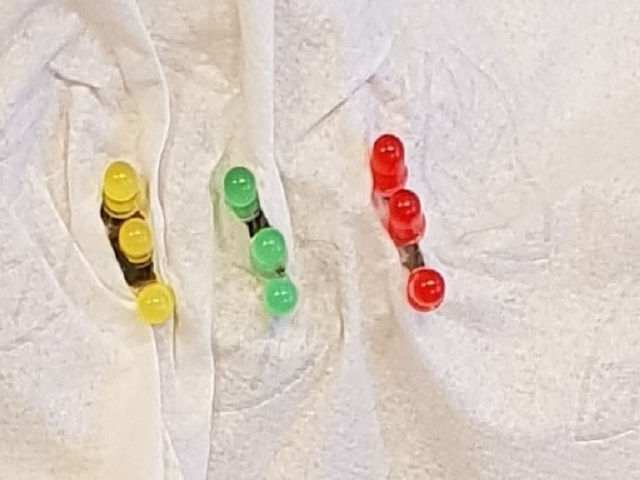
#> input picture leds.jpg, 640 x 480 px, found by its file name
$ python openCvCode.py   (Python 2 division)   (older library calls are emulated)
#> lines starting #> are read from the running program, lines starting #| are printed output that depends on the picture; after the words box and inside, x2 and y2 are one past the last pixel; in counts of white or black regions, pixels touching at a corner belong together
#!/usr/bin/env python
import cv2
import urllib
import numpy as np
import math


def get_from_webcam():
    """
    Fetches an image from the webcam
    """
    print "try fetch from webcam..."
    stream = urllib.urlopen('http://192.168.0.20/image/jpeg.cgi')
    bytes = ''
    bytes += stream.read(64500)
    a = bytes.find('\xff\xd8')
    b = bytes.find('\xff\xd9')

    if a != -1 and b != -1:
        jpg = bytes[a:b + 2]
        bytes = bytes[b + 2:]
        i = cv2.imdecode(np.fromstring(jpg, dtype=np.uint8),
                         cv2.CV_LOAD_IMAGE_COLOR)
        return i
    else:
        print "did not receive image, "
        print "try increasing the buffer size in line 13:"


def get_from_file(filename):
    """
    Loads image from file
    """
#> called with filename = 'leds.jpg'
    print "loading from file..."
    return cv2.imread(filename)
#> returned value is the input picture: shape (480, 640, 3); mean B, G, R 195.9, 206.1, 218.5
#> `hsv = cv2.cvtColor(image, cv2.COLOR_BGR2HSV)`: hsv: shape (480, 640, 3); mean H, S, V 28.5, 29.1, 219.5


def get_bricks(contours):
    """
    For each contour in contours
        approximate the contours such that small variations are removed
        calulate the area of the contour
        if the area is within the desired range we append the box points to the
        bricks.
    """
    bricks = []
    for cnt in contours:
        epsilon = 0.1 * cv2.arcLength(cnt, True)
        approx = cv2.approxPolyDP(cnt, epsilon, True)
        rect = cv2.minAreaRect(approx)
        area = cv2.contourArea(approx)
        box = cv2.cv.BoxPoints(rect)
        box = box = np.int0(box)
        if area > 500 and area < 2400:
            bricks.append(box)
    return bricks


def extract_single_color_range(image, hsv, lower, upper):
    """
    Calculates a mask for which all pixels within
    the specified range is set to 1
    the ands this mask with the provided image such that color information is
    still present, but only for the specified range
    """
    mask = cv2.inRange(hsv, lower, upper)
#> mask: shape (480, 640); every value is 0
    res = cv2.bitwise_and(image, image, mask=mask)
#> res: shape (480, 640, 3); every value is 0
    return res


def threshold_image(image, debug=False):
    """
    Thresholds the image within the desired range and then
    dilates with a 3x3 matrix
    such that small holes are filled. Afterwards the 'blobs' are closed using a
    combination of dilate and erode
    """
    ret, th1 = cv2.threshold(image, 50, 255, cv2.THRESH_BINARY)
    if debug:
        cv2.imshow('th1', th1)
    resdi = cv2.dilate(th1, np.ones((3, 3), np.uint8))
    if debug:
        cv2.imshow('dilated', resdi)
    closing = cv2.morphologyEx(
        resdi, cv2.MORPH_CLOSE, np.ones((5, 5), np.uint8))
    if debug:
        cv2.imshow('closing', closing)

    return closing


def contours(image, debug=False):
    """
    Extract the contours of the image by first converting
    it to grayscale and then
    call findContours
    """
#> called with debug = True
    imgray = cv2.cvtColor(image, cv2.COLOR_BGR2GRAY)
    if debug:
        cv2.imshow('gray_scale_contour', imgray)
    contours, hierarchy = cv2.findContours(
        imgray, cv2.RETR_TREE, cv2.CHAIN_APPROX_SIMPLE)
#> contours = []

    return contours, hierarchy


def do_full(image, hsv, upper, lower, debug=False):
    """
    Main methods for processing an image and detect rectangles in the given
    hsv color range
    set debug to True in order to show the intermediate images
    """
    single_color_img = extract_single_color_range(image, hsv, lower, upper)
    if debug:
        cv2.imshow('single_color_img', single_color_img)
    single_channel = threshold_image(single_color_img, debug)
    if debug:
        cv2.imshow('single_channel', single_channel)
    cont, hierarchy = contours(single_channel, debug)
#> cont = []

    if debug:
        for i, cnt in enumerate(cont):
            cv2.drawContours(single_channel, cont, i, (0, 0, 255), 2)
#> this loop made 0 passes
    if debug:
        cv2.imshow('contours', single_channel)

    return get_bricks(cont)


def show_bricks(image, bricks, color):
    for b in bricks:
        cv2.drawContours(image, [b], 0, color, 2)


image = get_from_file('leds.jpg')
# image = get_from_webcam()
cv2.imshow('raw', image)

hsv = cv2.cvtColor(image, cv2.COLOR_BGR2HSV)

lower_blue = np.array([100, 50, 50])
upper_blue = np.array([130, 255, 255])

lower_green = np.array([35, 50, 50])
upper_green = np.array([90, 255, 255])

lower_yellow = np.array([20, 50, 50])
upper_yellow = np.array([30, 255, 255])

lower_red = np.array([0, 50, 50])
upper_red = np.array([20, 255, 255])

blue_bricks = do_full(image, hsv, upper_blue, lower_blue, True)
#> blue_bricks = []
green_bricks = do_full(image, hsv, upper_green, lower_green)
#> in extract_single_color_range (call 2), `mask = cv2.inRange(hsv, lower, upper)`:
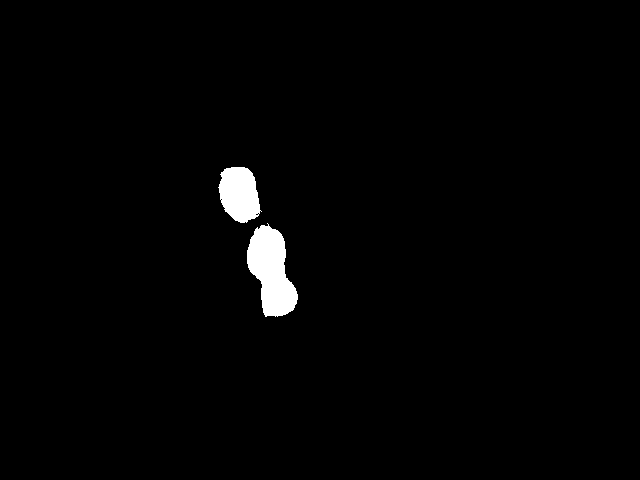
#> mask: shape (480, 640); 1.6% white; 2 white regions
#> in contours (call 2), `contours, hierarchy = cv2.findContours( imgray, cv2.RETR_TREE, cv2.CHA..`: contours = 2 contours; box (x1, y1, x2, y2) and area: (246, 222, 299, 318) 3157, (217, 166, 263, 224) 1945
#> in do_full (call 2), `cont, hierarchy = contours(single_channel, debug)`: cont has the same summary as contours in contours
#> the loop in get_bricks (call 2), `for cnt in contours:` made 2 passes
#> (epsilon, approx, rect, area, box) on pass 2: (17.59, [[225, 167], [220, 203], [247, 223], [255, 176]], ((236, 195), (51.51, 31.08), -80.34), 1277, [[247, 223], [216, 217], [225, 167], [255, 172]])
#> green_bricks = [[[247, 223], [216, 217], [225, 167], [255, 172]]]
yellow_bricks = do_full(image, hsv, upper_yellow, lower_yellow)
#> in extract_single_color_range (call 3), `mask = cv2.inRange(hsv, lower, upper)`: mask: shape (480, 640); 2.5% white; 28 white regions (23 under 20 px)
#> in extract_single_color_range (call 3), `res = cv2.bitwise_and(image, image, mask=mask)`:
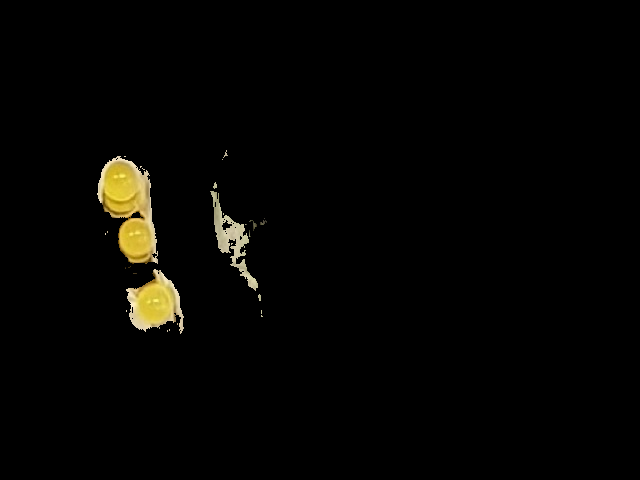
#> res: shape (480, 640, 3); mean B, G, R 2.6, 4.8, 5.3
#> in contours (call 3), `contours, hierarchy = cv2.findContours( imgray, cv2.RETR_TREE, cv2.CHA..`: contours = 6 contours, 3 with area under 20; largest, box (x1, y1, x2, y2) and area: (96, 155, 185, 335) 7096, (209, 181, 268, 302) 2047, (221, 149, 229, 161) 36
#> in do_full (call 3), `cont, hierarchy = contours(single_channel, debug)`: cont has the same summary as contours in contours
#> yellow_bricks = []
red_bricks = do_full(image, hsv, upper_red, lower_red)
#> in extract_single_color_range (call 4), `mask = cv2.inRange(hsv, lower, upper)`:
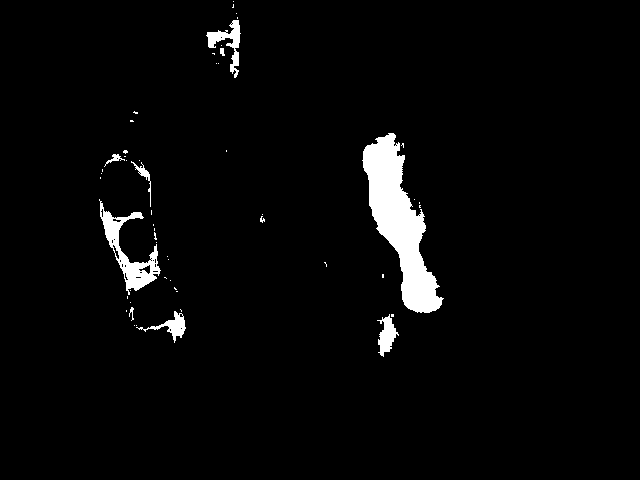
#> mask: shape (480, 640); 3.2% white; 54 white regions (44 under 20 px)
#> in extract_single_color_range (call 4), `res = cv2.bitwise_and(image, image, mask=mask)`:
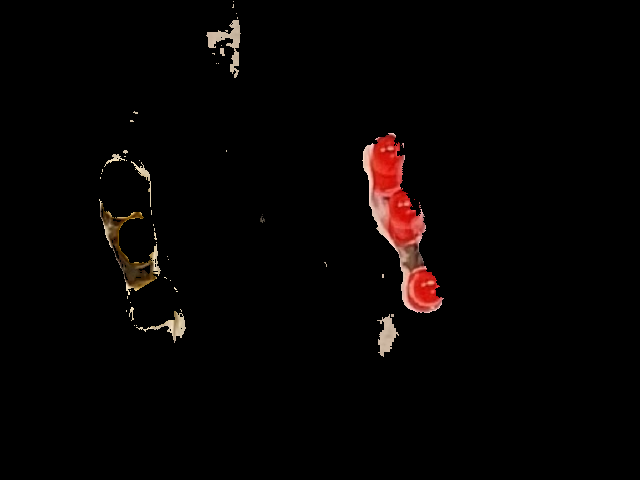
#> res: shape (480, 640, 3); mean B, G, R 2.7, 3.3, 6
#> call 4 of threshold_image, with debug = False
#> in threshold_image (call 4), `resdi = cv2.dilate(th1, np.ones((3, 3), np.uint8))`:
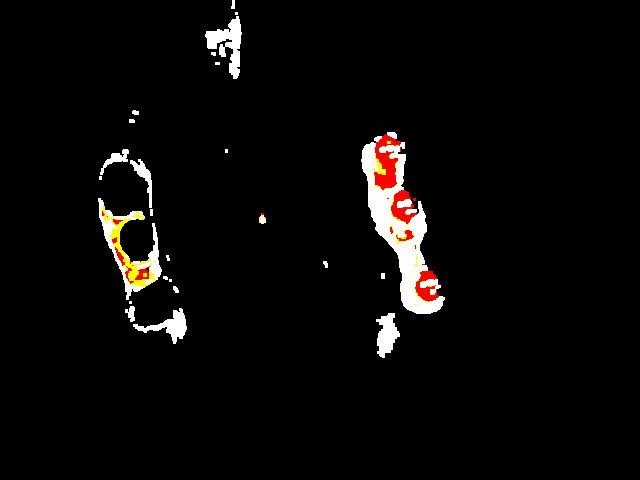
#> resdi: shape (480, 640, 3); mean B, G, R 7.8, 8.7, 10.4
#> in contours (call 4), `contours, hierarchy = cv2.findContours( imgray, cv2.RETR_TREE, cv2.CHA..`: contours = 16 contours, 8 with area under 20; largest, box (x1, y1, x2, y2) and area: (361, 132, 445, 314) 6720, (98, 198, 172, 300) 2147, (205, 12, 242, 79) 1062, (125, 301, 187, 344) 698, (376, 313, 400, 358) 598, (99, 149, 153, 216) 508, (259, 213, 266, 224) 43, (173, 286, 179, 293) 20
#> in do_full (call 4), `cont, hierarchy = contours(single_channel, debug)`: cont has the same summary as contours in contours
#> red_bricks = [[[233, 78], [202, 76], [206, 10], [237, 12]]]

show_bricks(image, blue_bricks, (255, 0, 0))
show_bricks(image, green_bricks, (0, 255, 0))
#> call 2 of show_bricks, with color = (0, 255, 0)
#> the loop in show_bricks (call 2), `for b in bricks:` made 1 pass
#> b on pass 1: [[247, 223], [216, 217], [225, 167], [255, 172]]
#> after the loop in show_bricks (call 2), `for b in bricks:`:
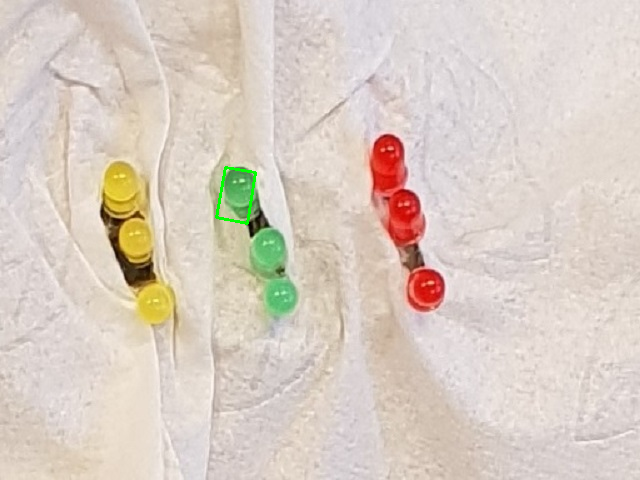
#> image: shape (480, 640, 3); 0.15% of pixels changed, all inside (x1, y1, x2, y2) = (215, 166, 257, 225)
show_bricks(image, yellow_bricks, (0, 255, 255))
show_bricks(image, red_bricks, (0, 0, 255))
#> call 4 of show_bricks, with color = (0, 0, 255)
#> the loop in show_bricks (call 4), `for b in bricks:` made 1 pass
#> b on pass 1: [[233, 78], [202, 76], [206, 10], [237, 12]]
#> after the loop in show_bricks (call 4), `for b in bricks:`:
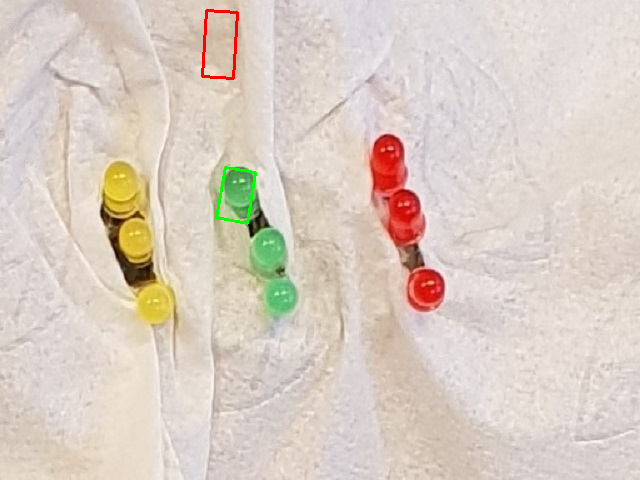
#> image: shape (480, 640, 3); 0.19% of pixels changed, all inside (x1, y1, x2, y2) = (201, 9, 239, 80)

cv2.imshow('result', image)
cv2.imwrite('result.jpg', image)
key = cv2.waitKey(0)
#> (key Esc is pressed here)
if key == 27:
    exit(0)
#> (the program exits here)
